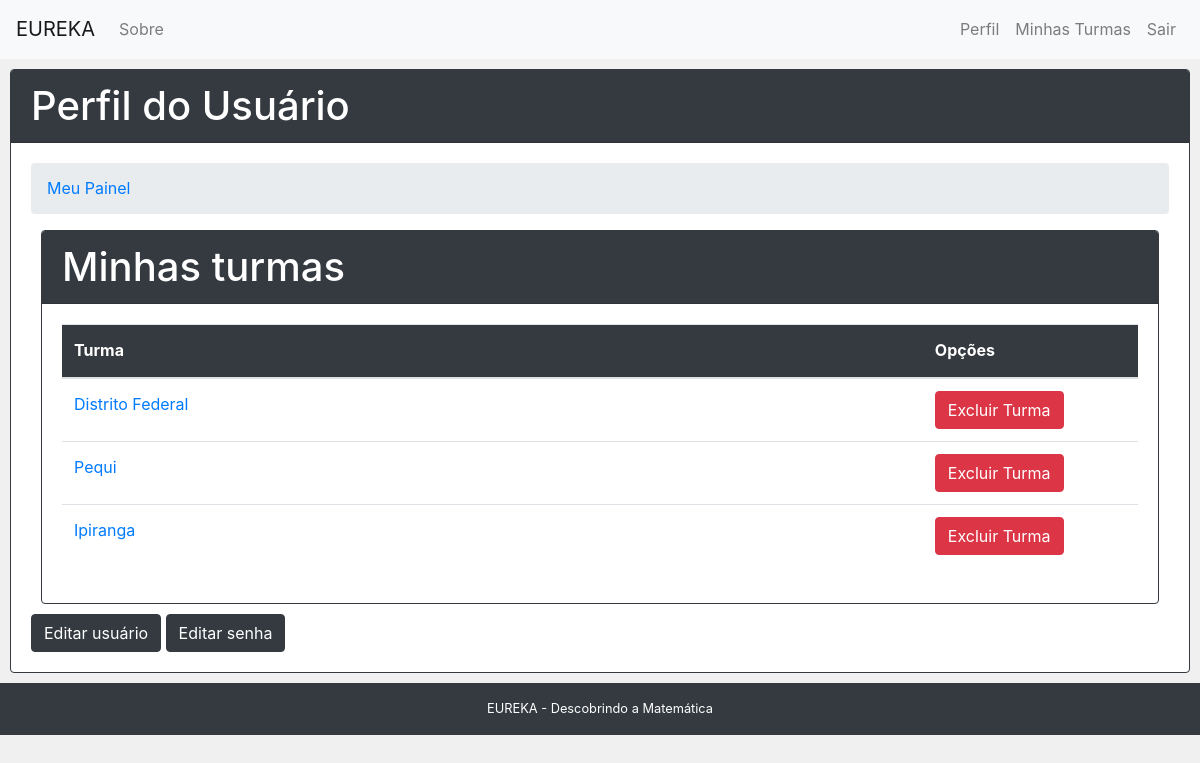
The app's page /usuario/ (signed in) with its own data.
### core/models.py (models this page shows)
class Turma(models.Model):
	COURSE_OPTIONS = (
		('PUBLICA', 'Pública'),
		('PRIVADA', 'Privada'),
	)
	name = models.CharField('Nome', max_length=100)
	course_type = models.CharField('Tipo', max_length=9, choices=COURSE_OPTIONS, default='PUBLICA')
	responsible = models.ForeignKey('Usuario', on_delete=models.CASCADE)
	created_at = models.DateTimeField('Criado em', auto_now_add=True)
	updated_at = models.DateTimeField('Atualizado em', auto_now=True)
	def __str__(self):
		return self.name

### core/views.py (the view)
# urls.py: path('usuario/', views.usuario, name='usuario'),
@login_required
def usuario(request):
	turmas = Turma.objects.filter(responsible= request.user)
	context = {
		'turmas' : turmas
	}
	return render(request,'user/usuario.html', context)

### core/models.py (called while the page is built)
	def __str__(self):
		return self.name

### core/templates/user/usuario.html (shortened to what this page needs)
{% extends "base.html" %}
{% load version %}
{% block content %}
<div class="card cardEspecial">
    <div class="card-header bg-dark text-white">
        <h1>Perfil do Usuário</h1>
    </div>
    <div class="card-body">
        <div class="pure-u-1">
            <ul class="breadcrumb">
                {% block breadcrumb %}
                <li><a href="{% url 'usuario' %}">Meu Painel</a></li>
                {% endblock %}
            </ul>
        </div>
        <div>
            {% block dashboard_content %}
                <div class="card cardEspecial">
                    <div class="card-header bg-dark text-white">
                        <h1>Minhas turmas</h1>
                    </div>
                    <div class="card-body">
                        <table class="table">
                            <thead class="bg-dark text-white">
                                <tr>
                                    <th scope="col">Turma</th>
                                    <th scope="col" style="width: 20%">Opções</th>
                                </tr>
                            </thead>
                            <tbody>
                                {% if user.user_type == 'ALUNO' %}
                                {% load_my_courses user as matriculas %}
                                {% for matricula in matriculas %}
                                    <tr>
                                        <td><a href="{% url 'turma' matricula.turma_id.pk %}">{{ matricula.turma_id }}</a></td>
                                        <td><a href="{% url 'desmatricular' matricula.turma_id.pk %}" class="btn btn-danger">Desinscrever-se</a></td>
                                    </tr>
                                {% empty %}
                                    <tr>
                                        <td>Nenhuma turma disponível...</td>
                                    </tr>
                                {% endfor %}
                            {% else %}
                                {% for turma in turmas %}
                                    <tr>
                                        <td><a href="{% url 'turma' turma.pk %}">{{ turma }}</a></td>
                                        <td><a href="{% url 'desmatricular' turma.pk %}" class="btn btn-danger">Excluir Turma</a></td>
                                    </tr>
                                {% empty %}
                                    <tr>
                                        <td>Nenhuma Turma disponível</td>
                                    </tr>
                                {% endfor %}
                            {% endif %}
                          </tbody>
                        </table>
                    </div>
                </div>
                <form action="{% url 'editar_usuario' %}" style="display:inline-block;">
                    <input type="submit" value="Editar usuário" class="btn btn-dark"/>
                </form>
                <form action="{% url 'editar_senha' %}" style="display:inline-block;">
                    <input type="submit" value="Editar senha" class="btn btn-dark"/>
                </form>
            {% endblock %}
        </div>
    </div>
</div>
{% endblock %}

### core/static/css/styles.css (style rules this page uses)
* { -webkit-box-sizing: border-box; -moz-box-sizing: border-box; box-sizing: border-box; }
body { margin: 0 auto; line-height: 1.7em; }
.card { margin-left: 10px; margin-right: 10px; margin-top: 10px; margin-bottom: 10px; border-style: solid; border-color: #343a40; border-width: 1px; }
.cardEspecial { margin-left: 10px; margin-right: 10px; margin-top: 10px; margin-bottom: 10px; }
.cardEspecial h1 { margin-top: 0px; margin-bottom: 0px; }

### records on screen
Turma: name "Distrito Federal"
Turma: name "Pequi"
Turma: name "Ipiranga"
